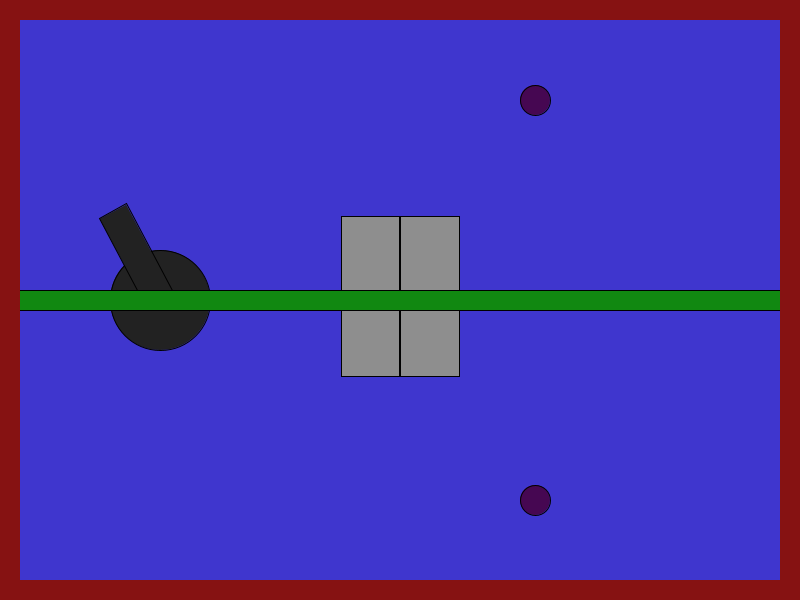
Frame 1 (no input)
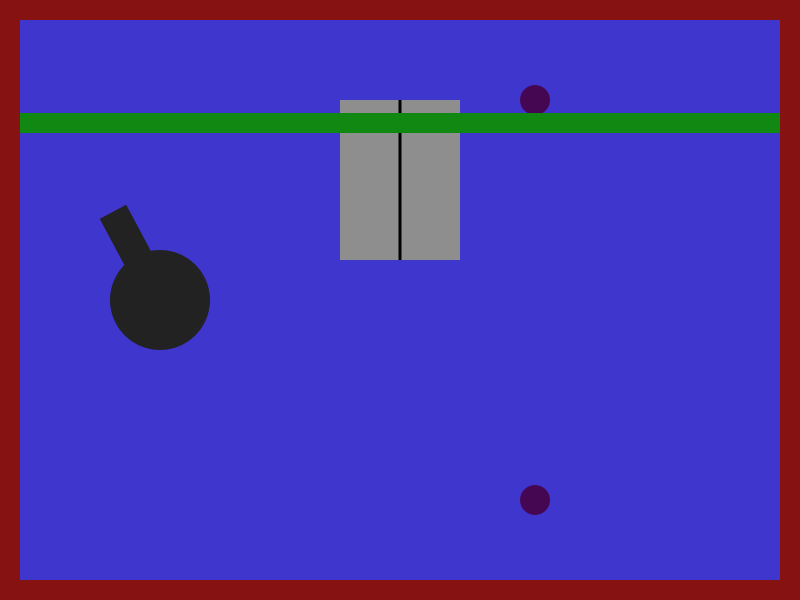
Frame 60 (the mouse pressed at the canvas centre just before this capture)
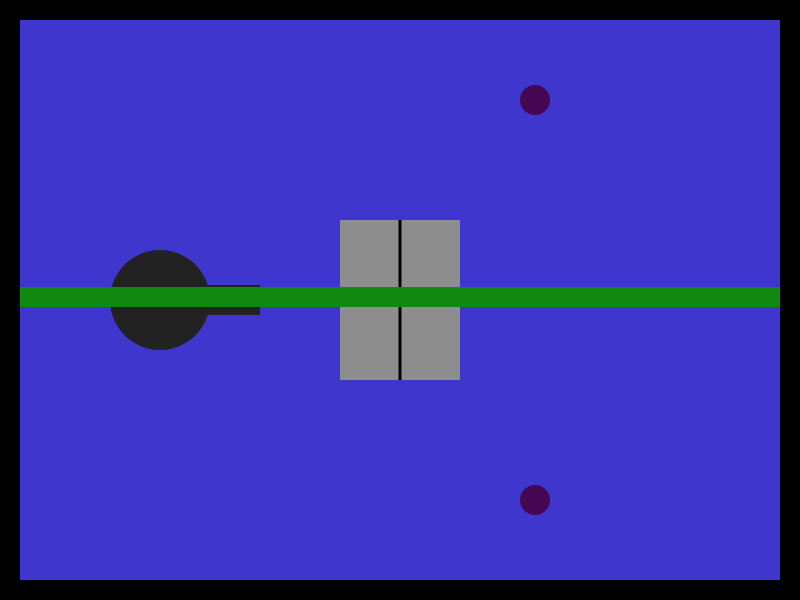
Frame 120 (the mouse held since frame 60 and released just before this capture)

The Processing sketch that drew these frames (run headless with seeded random() and noise(); from frame 60 on, the mouse is pressed at the canvas centre):

// Processing sketch: Limbo_v1
// ── Limbo_v1.pde
float barY;
float barYV;
float open;
float eY;

float ballX;
float ballY;
float ballV;

void setup() {
  size(800, 600);
  rectMode(CENTER);
  barY = height/2;
  open = 0;
  eY = height/2;

  ballX = -100;
  ballY = -100;
  ballV = 0;
}

void draw() {
  background(mouseX > 400 ? #861212 : #3F36CE);

  elavator();
  cannon();

  fill(#118811);
  rect(width/2, barY, width, 20);
  if (mouseY > barY)
  {
    barYV = 3;
  } else
  {
    barYV = -3;
  }
  barY += barYV;

  noStroke();
  if (mouseX >= width - 20 || mouseX <= 20 || mouseY >= height - 20 || mouseY <= 20)
  {
    fill(#861212);
  } else
  {
    fill(#000000);
  }
  rect(10, height/2, 20, height);
  rect(width - 10, height/2, 20, height);
  rect(width/2, 10, width, 20);
  rect(width/2, height - 10, width, 20);
}

void cannon()
{
  float angle;

  angle = atan2(mouseY - height/2, mouseX - width/5);
  fill(#222222);
  ellipse(width/5, height/2, 100, 100);
  push();
  translate(width/5, height/2);
  rotate(angle);
  rect(50, 0, 100, 30);
  pop();
  ellipse(ballX, ballY, 50, 50);
  ballX += cos(angle) * ballV/3;
  ballY += sin(angle) * ballV/3;

  if ((mouseX < 20 || mouseX > width - 20 || mouseY < 20 || mouseX > height - 20) && !(pmouseX < 20 || pmouseX > width - 20 || pmouseY < 20 || pmouseX > height - 20))
  {
    ballX = width/5;
    ballY = height/2;
    ballV = sqrt(sq(abs(mouseX - pmouseX)) + sq(abs(mouseY - pmouseY)));
  }
}

void elavator()
{
  float yGoal;
  float openGoal;

  if (mouseY < 100)
  {
    yGoal = 100;
  } else if (mouseY > 500)
  {
    yGoal = 500;
  } else
  {
    yGoal = mouseY;
  }

  if (open == 0)
  {
    if (eY < yGoal)
    {
      eY = eY + 4;
    } else
    {
      eY = eY - 4;
    }
  }

  if ((eY == 500 || eY == 100) && (yGoal == 500 || yGoal == 100))
  {
    openGoal = abs(400 - mouseX)/10;
    if (openGoal > 30)
    {
      openGoal = 30;
    }
  } else
  {
    openGoal = 0;
  }

  if (open < openGoal)
  {
    open = open + 1;
  } else
  {
    open = open - 1;
  }

  fill(#8E8E8E);
  rect(width/2 - 30 - open, eY, 60, 160);
  rect(width/2 + 30 + open, eY, 60, 160);
  fill(#000000);
  rect(width/2, eY, 3 + open * 2, 160);

  //Buttons
  if (eY == 100)
  {
    fill(#B709DB);
  } else
  {
    fill(#460752);
  }
  ellipse(width/2 + 135, 100, 30, 30);

  if (eY == 500)
  {
    fill(#B709DB);
  } else
  {
    fill(#460752);
  }
  ellipse(width/2 + 135, 500, 30, 30);
}
